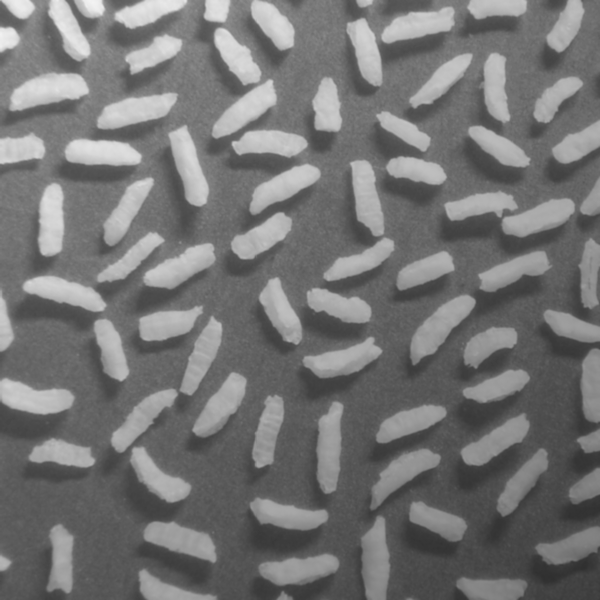
#> input picture letter area 2/rice-shaded.tif, 600 x 600 px
$ python ex4q3_im2025.py
#> lines starting #> are read from the running program, lines starting #| are printed output that depends on the picture; after the words box and inside, x2 and y2 are one past the last pixel; in counts of white or black regions, pixels touching at a corner belong together
"""
malek ahmad
324921345

first i did erode so i make all the objects smaller then i subtract the original image with the erode one and by doing this i get the borders of every object
then for the second part of the question i did the region filling algorithm that we took in class using the erode image
"""

import numpy as np
import cv2
from matplotlib import pyplot as plt

img = cv2.imread("rice-shaded.tif", cv2.IMREAD_GRAYSCALE)
#> img is the input picture: shape (600, 600); min 47, max 243, mean 116.4
clahe = cv2.createCLAHE(clipLimit=3, tileGridSize=(10, 10))
cl1 = clahe.apply(img)
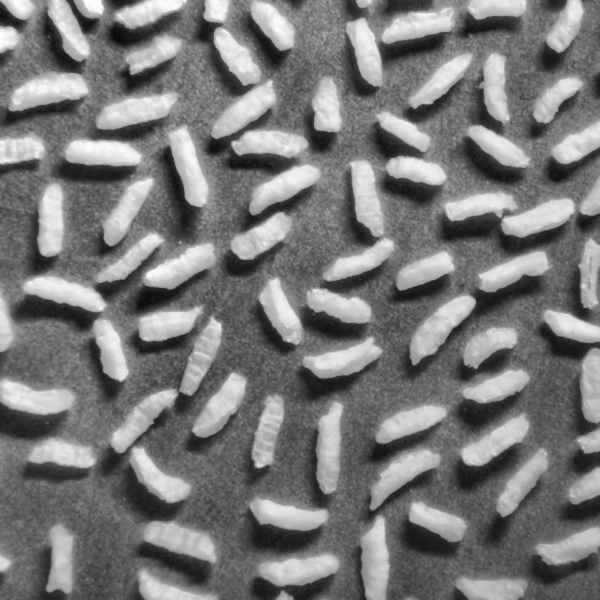
#> cl1: shape (600, 600); min 11, max 255, mean 120.8
ret, th = cv2.threshold(cl1, 200, 255, cv2.THRESH_BINARY+cv2.THRESH_OTSU)
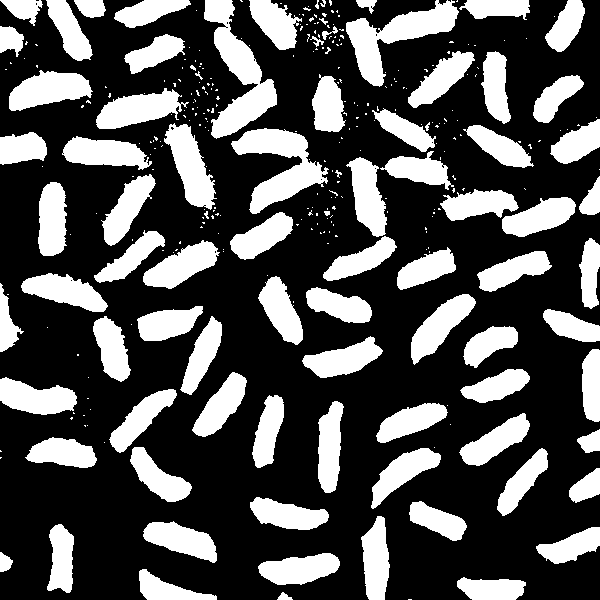
#> th: shape (600, 600); 31.5% white; 334 white regions (247 under 20 px), largest, box (x1, y1, x2, y2) and area: (204, 0, 277, 139) 4025, (231, 128, 329, 214) 3595, (346, 0, 459, 87) 3499
#> ret = 140
kernel = np.ones((3,3),np.uint8)
erode = cv2.erode(th, kernel, iterations=1)
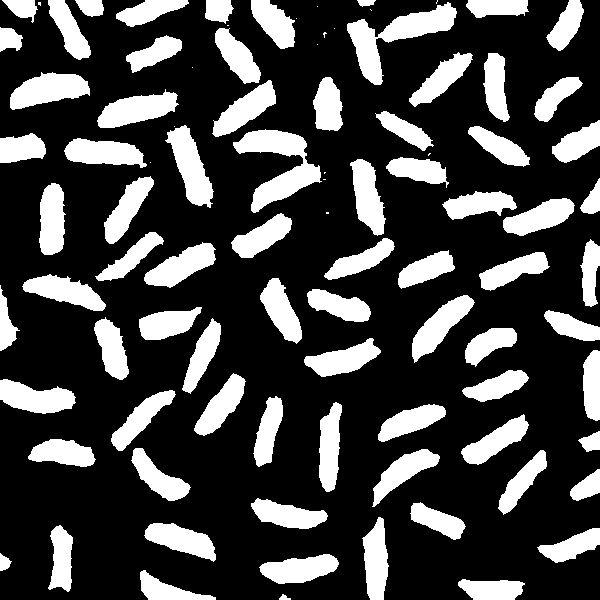
#> erode: shape (600, 600); 26.7% white; 94 white regions (16 under 20 px), largest, box (x1, y1, x2, y2) and area: (233, 129, 322, 213) 3029, (347, 2, 457, 85) 3000, (165, 125, 214, 208) 1925

borders = th - erode
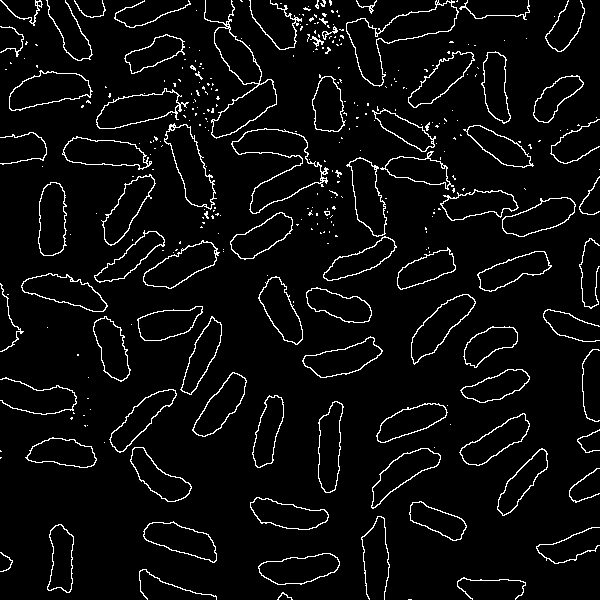
#> borders: shape (600, 600); 4.9% white in thin lines or dots
rows, cols = th.shape
#> rows = 600; cols = 600
# filled = np.copy(borders)
filled = np.zeros_like(img)
filled[rows-1, cols-1] = 255
while True:
    # print("entered")
    prev_filled = filled.copy()
    filled = cv2.dilate(prev_filled, kernel, iterations=1)
    filled = filled & ~borders
    if np.array_equal(filled, prev_filled):
        break
#> this loop made 704 passes
#> pass 1, `filled = filled & ~borders`:
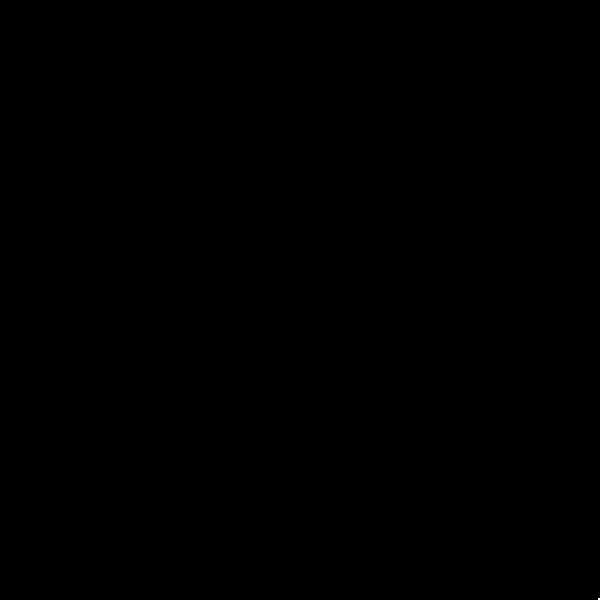
#> filled: shape (600, 600); 0% white; 1 white region (1 under 20 px)
#> after the loop: filled: shape (600, 600); 68.4% white; 334 black regions (247 under 20 px), largest, box (x1, y1, x2, y2) and area: (204, 0, 277, 139) 4027, (231, 128, 329, 214) 3596, (346, 0, 459, 87) 3532

# print(filled)
final = filled | borders

for i in range(len(final)):
    for j in range(len(final[0])):
        if final[i][j] == 0:
            final[i][j] = 255
        else:
            final[i][j] = 0


plt.figure(figsize=(12, 6))
plt.subplot(131), plt.imshow(img, cmap='gray')
plt.title('original image'), plt.xticks([]), plt.yticks([])

plt.subplot(132), plt.imshow(borders, cmap='gray')
plt.title('borders image'), plt.xticks([]), plt.yticks([])

plt.subplot(133), plt.imshow(final, cmap='gray')
plt.title('Filled Image'), plt.xticks([]), plt.yticks([])

plt.show()

$ run again, with letter area 2/cat.png saved as letter area 2/rice-shaded.tif
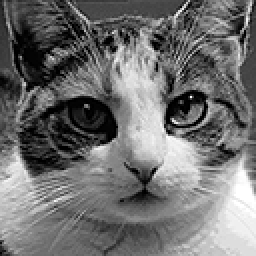
#> input picture letter area 2/cat.png, 128 x 128 px (shown 2 times larger)
#> img is the input picture: shape (128, 128); min 0, max 255, mean 112
#> `ret, th = cv2.threshold(cl1, 200, 255, cv2.THRESH_BINARY+cv2.THRESH_OT..`:
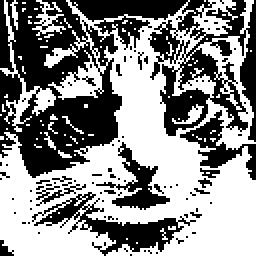
#> th: shape (128, 128) (shown 2 times larger); 54.5% white; 93 black regions (86 under 20 px), largest, box (x1, y1, x2, y2) and area: (0, 0, 128, 89) 5566, (16, 96, 98, 128) 743, (90, 55, 128, 90) 392
#> ret = 128
#> erode: shape (128, 128); 28.7% white; 64 white regions (54 under 20 px), largest, box (x1, y1, x2, y2) and area: (49, 15, 128, 128) 2959, (0, 73, 50, 128) 998, (21, 73, 66, 96) 294
#> borders: shape (128, 128); 25.8% white in thin lines or dots
#> `final = filled | borders`:
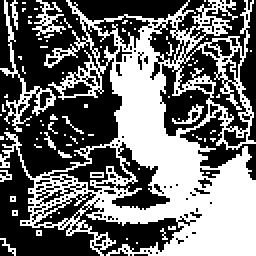
#> final: shape (128, 128) (shown 2 times larger); 43.9% white; 85 white regions (78 under 20 px), largest, box (x1, y1, x2, y2) and area: (0, 0, 128, 128) 6414, (0, 0, 28, 66) 271, (16, 0, 33, 18) 113
#> the loop `for i in range(len(final)):` made 128 passes

$ run again, with letter area 2/rice.png saved as letter area 2/rice-shaded.tif
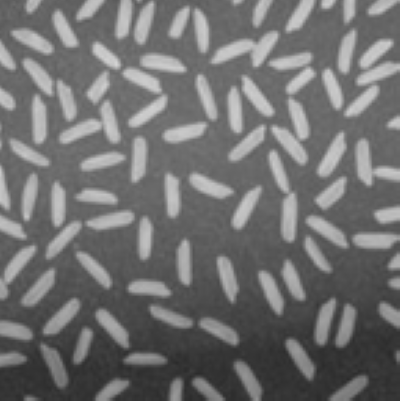
#> input picture letter area 2/rice.png, 400 x 401 px
#> img is the input picture: shape (401, 400); min 43, max 212, mean 112.6
#> `ret, th = cv2.threshold(cl1, 200, 255, cv2.THRESH_BINARY+cv2.THRESH_OT..`:
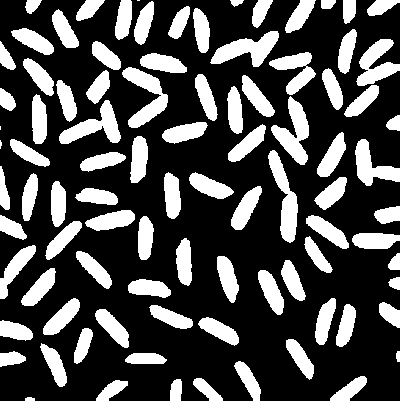
#> th: shape (401, 400); 29.6% white; 92 white regions (3 under 20 px), largest, box (x1, y1, x2, y2) and area: (271, 96, 309, 165) 1205, (268, 150, 298, 243) 1198, (122, 67, 168, 128) 1188
#> ret = 128
#> erode: shape (401, 400); 22.8% white; 93 white regions (2 under 20 px), largest, box (x1, y1, x2, y2) and area: (212, 32, 278, 66) 946, (269, 151, 297, 241) 940, (272, 98, 308, 164) 934
#> `borders = th - erode`:
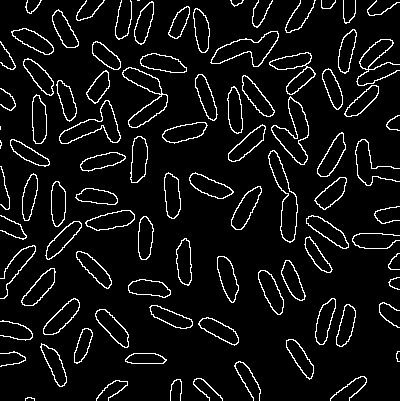
#> borders: shape (401, 400); 6.7% white in thin lines or dots
